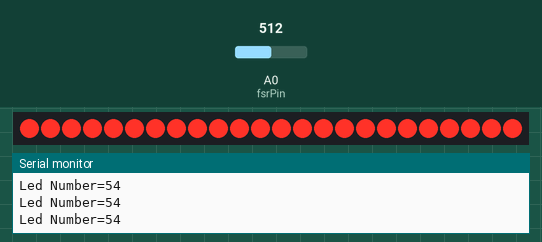
The sketch below on a simulated Arduino Uno, built with avr-gcc and run on an emulated ATmega328P. Parts: 24 RGB LEDs in strip order, left to right, the last lines printed to the serial monitor. The inputs (shaded band) are chosen by the test bench; at power-on: A0 (fsrPin) = 512.

Above: at 4.1 s.
4.2 s: A0 (fsrPin) set to 122
At 5.5 s:
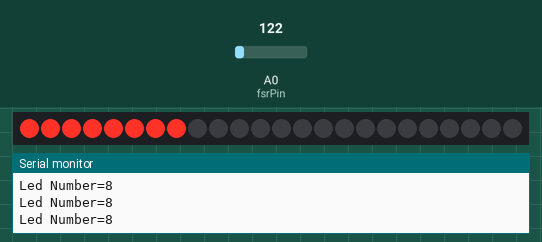
5.8 s: A0 (fsrPin) set to 0
At 5.88 s:
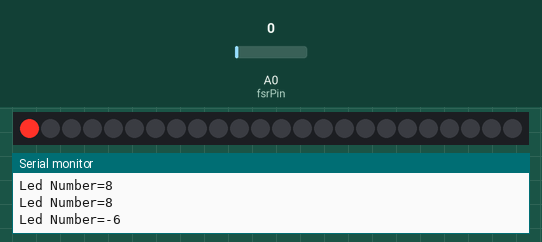
Timing chart, 0 to 8.8 s (numbered marks = the images above; inputs shaded):
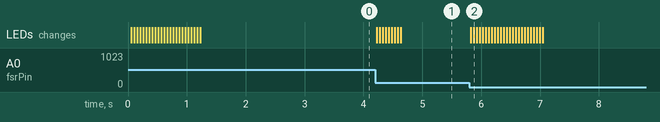

Measured:
- after the input at 4.2 s, the LEDs: first change at once (image 1 shows a later state)
- after the input at 5.8 s, the LEDs: first change at once (image 2 shows a later state)

The sketch:

neopixel_and_flex.ino
```cpp
#include <Adafruit_NeoPixel.h>

#define PIN 2

Adafruit_NeoPixel strip = Adafruit_NeoPixel(24, PIN, NEO_GRB + NEO_KHZ800);

int fsrPin=A0;
int fsrReading=0;
int num,prev_num=0;

void setup()
{
  Serial.begin(9600);
  strip.begin();
  strip.show();
}
void loop()
{
  fsrReading=analogRead(fsrPin);

  num=map(fsrReading,60,256,1,24);
  Serial.println("Led Number="+String(num));
  if(num!=prev_num)
  {
    switch_led(strip.Color(0,0,0),1,24);
    switch_led(strip.Color(255,50,40),50,num);
    prev_num=num;
    delay(500);
  }
}
void switch_led(uint32_t color,int time,int led_num){
  for(uint16_t i=0;i<led_num;i++){
    strip.setPixelColor(i,color);
    strip.show();
    delay(time);
  }
}
```
